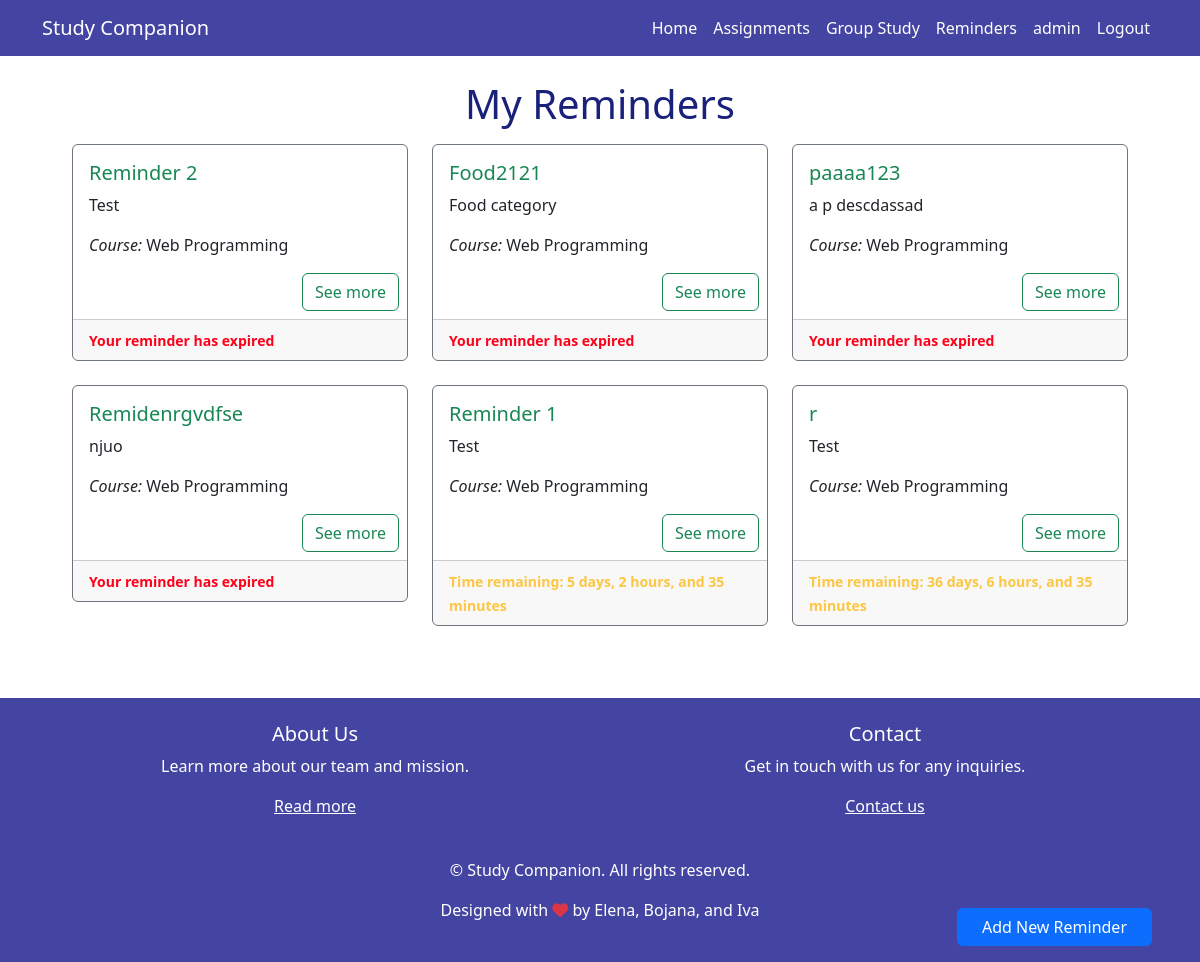
/reminders/ (signed in), run on an earlier commit of the app's database.
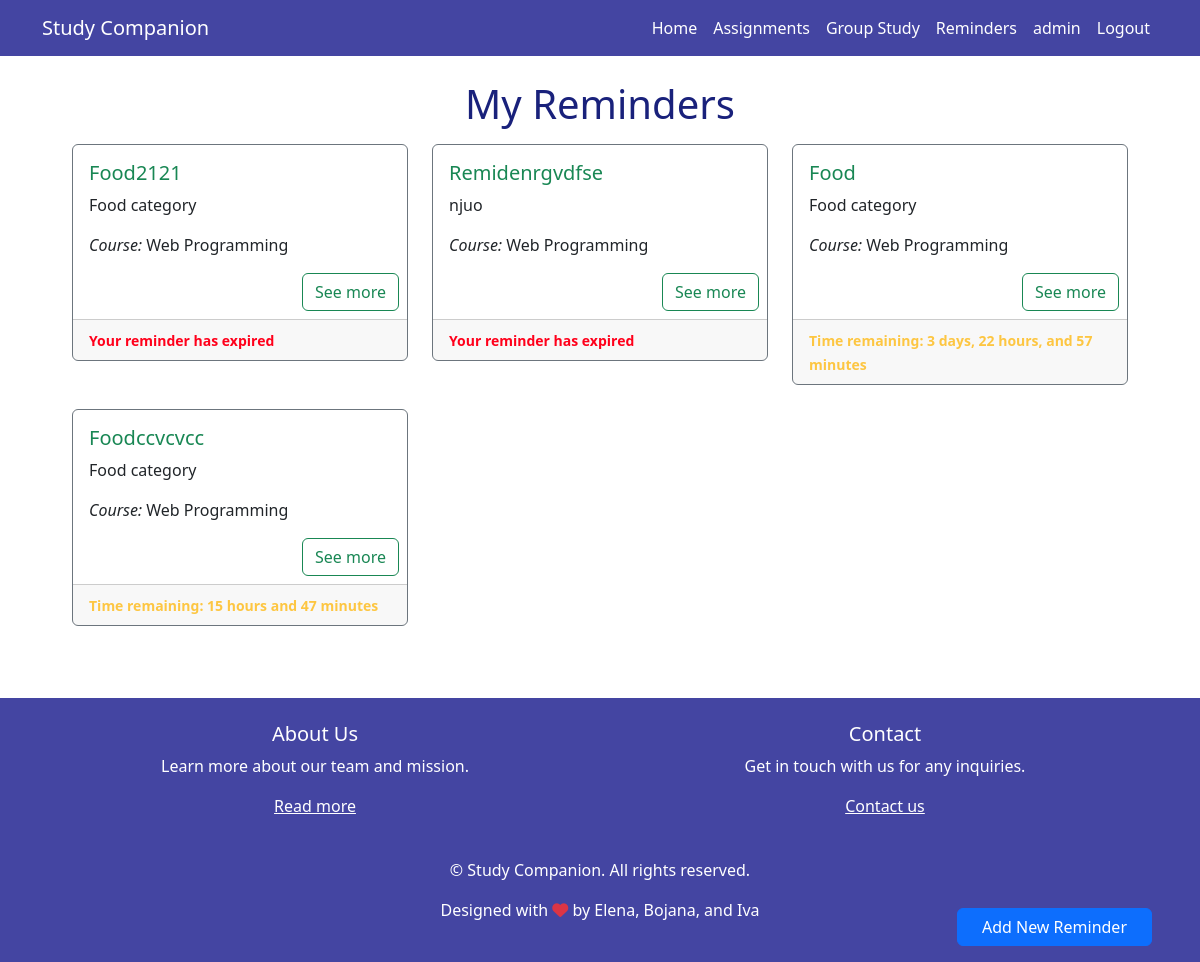
And on a later commit of the database.
### app/models.py (models this page shows, shortened)
class Reminder(models.Model):
    id = models.AutoField(primary_key=True)
    name = models.CharField(max_length=200)
    description = models.CharField(max_length=500)
    course = models.ForeignKey(Course, on_delete=models.CASCADE)
    deadline = models.DateTimeField(default=datetime.now() + timedelta(days=7))
    user = models.ForeignKey(CustomUser, on_delete=models.CASCADE)
    @property
    def time_remaining(self):
        now = timezone.now()
        remaining = self.deadline - now
        if remaining.total_seconds() <= 0:
            return "Reminder Expired"
        else:
            days = remaining.days
            hours, seconds = divmod(remaining.seconds, 3600)
            minutes, _ = divmod(seconds, 60)
            if days == 0:
                if hours == 0:
                    return f"{minutes} minutes"
                else:
                    return f"{hours} hours and {minutes} minutes"
            else:
                return f"{days} days, {hours} hours, and {minutes} minutes"
        time_remaining_text = property(time_remaining)

class Course(models.Model):
    name = models.CharField(max_length=100)
    def __str__(self):
        return f"{self.name}"

### app/views.py (the view)
# urls.py: path('reminders/', views.reminders_all, name='reminders'),
@login_required
def reminders_all(request):
    user = request.user
    reminders = Reminder.objects.filter(user=user)
    return render(request, 'reminders.html', {'reminders': reminders})

### templates/reminders.html (shortened to what this page needs)
{% extends "base.html" %}
{% block content %}
    {% if user.is_authenticated %}
        <div>
        {% if reminders.count == 0 %}
            <h2 class="text-center primary-text mb-4">You do not have any reminders.</h2>
            <div class="row text-center mx-auto py-4" style="max-width: 300px">
                <a href="{% url 'add_reminder' %}" class="btn btn-primary px-4">Add New Reminder</a>
            </div>
        {% else %}
        <div class="text-center my-3">
            <h1 class="primary-text"> My Reminders </h1>
        </div>
        <div class="mx-5 px-4">
            <div class="row">
                {% for reminder in reminders %}
                    <div class="col-md-4 mb-4">
                        <div class="card border-secondary">
                            <div class="card-body">
                                <h5 class="card-title text-success">{{ reminder.name }}</h5>
                                <p class="card-text">{{ reminder.description }}</p>
                                <p class="card-text"><i>Course:</i> {{ reminder.course }}</p>
                            </div>
                            <div class="text-right ml-auto">
                                <a href="{% url 'reminder_details' name=reminder.id %}?source=reminders"
                                   class="btn btn-outline-success mb-2 mr-2">See more</a>
                            </div>
                            <div class="card-footer">
                                {% if reminder.time_remaining == "Reminder Expired" %}
                                    <small class="card-text" style="color: #ff001b"><b>Your reminder has
                                        expired</b></small>
                                {% else %}
                                    <small class="card-text" style="color: #FDC642"><b>Time
                                        remaining: {{ reminder.time_remaining }}</b></small>
                                {% endif %}
                            </div>
                        </div>
                    </div>
                {% endfor %}
            </div>
        </div>
        {% endif %}
        </div>
        <div class="fixed-bottom text-right mx-5 mb-3">
            <a href="{% url 'add_reminder' %}" class="btn btn-primary px-4">Add New Reminder</a>
        </div>
    {% else %}
        {% include "unauthenticated_message.html" %}
    {% endif %}
{% endblock %}

What changed in the data, as far as the page shows it:
no longer on this page (row edited): Reminder: name "Reminder 2", description "Test", course "Web Programming", shows "Your reminder has expired"
no longer on this page (row edited): Reminder: name "paaaa123", description "a p descdassad", course "Web Programming", shows "Your reminder has expired"
removed Reminder: name "r", description "Test", course "Web Programming", time_remaining "36 days, 6 hours, and 35 minutes"
changed Reminder: name "Reminder 1" → "Food"; description "Test" → "Food category"; time_remaining "5 days, 2 hours, and 35 minutes" → "3 days, 22 hours, and 57 minutes"
added Reminder: name "Foodccvcvcc", description "Food category", course "Web Programming", time_remaining "15 hours and 47 minutes"
